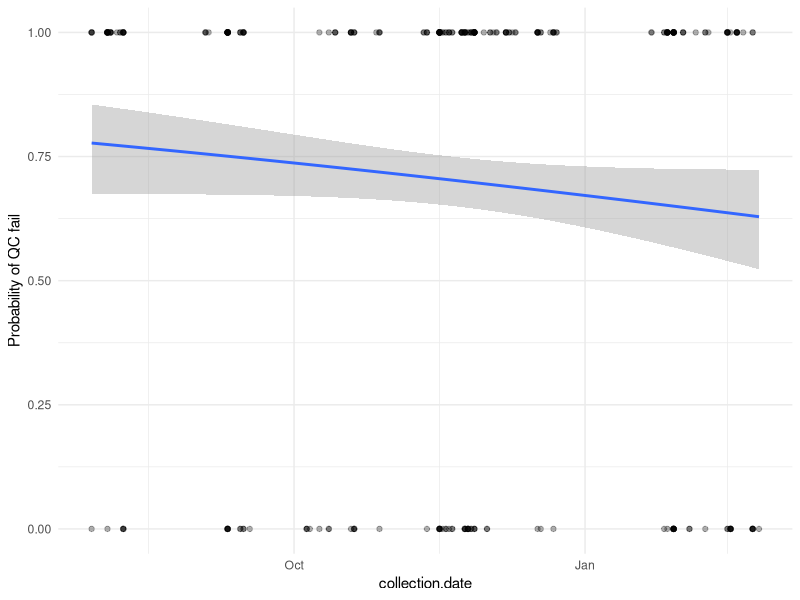

The R script that drew this image: (Note: this script raises an error after producing the figure.)
################################################################################
# GOAL: this script is intended to check for any confounding variables that led
 # to differences in WGS success
################################################################################

#############
### setup ###
#############

# load libraries
library(tidyverse)

# load data
all_sample_metadata_raw <- read.csv("Data_Reanalysis/sample_data/dr.data.cleaned.csv")
successful_sample_metadata <- read.csv("Data_Reanalysis/sample_data/DR_metadata_with_lineage.csv")

# make list of samples that met all qc: 
high_qual_seqs <- successful_sample_metadata %>% pull(samplename)

# add whether or not sample passed qc to larger dataframe
# all_sample_metadata %<>%
all_sample_metadata <- all_sample_metadata_raw %>% 
  mutate(samplename = str_replace(tube.rename, "_", ""),
         pass_seq_qc = ifelse(samplename %in% high_qual_seqs, "y", "n"))

###################################################################
### analysis of sample success vs potential confounding factors ###
###################################################################
# table for statistical test results: 
statistical_tests <- data.frame(var = as.character(), test = as.character(), p = as.numeric())

# variables with chi-squared test
cat_vars <- c("patient.locality", "region", "sample.type", "symptoms", "sex")
for (i in 1:length(cat_vars)){
  
    # make a plot
    assign(paste0("plot_", cat_vars[i]),
      ggplot(all_sample_metadata, aes(x = .data[[cat_vars[i]]], fill = pass_seq_qc)) +
      geom_bar() +
      theme_minimal() +
      theme(axis.text.x = element_text(angle=90, vjust=.5, hjust=1))
    )
  
  qc_table <- table(all_sample_metadata[[ cat_vars[i] ]], all_sample_metadata$pass_seq_qc)
  test <- chisq.test(qc_table)
  statistical_tests <- rbind(statistical_tests, 
                             data.frame(var = cat_vars[i], test = "chi_squared", p = test[["p.value"]]))
  
}

# variables with t test
cont_vars <- c("age_years", "ct")
for (j in 1:length(cont_vars)){
  # make a plot
  assign(paste0("plot_", cont_vars[j]),
         ggplot(all_sample_metadata, aes(y = .data[[cont_vars[j]]], x = pass_seq_qc)) +
           geom_boxplot() +
           theme_minimal()
  )
  
  test <- t.test(
    all_sample_metadata %>% 
      filter(pass_seq_qc == "y") %>% 
      pull(cont_vars[j]),
    all_sample_metadata %>% 
      filter(pass_seq_qc == "n") %>% 
      pull(cont_vars[j]),
    alternative = "two.sided"
  )
  
  statistical_tests <- rbind(statistical_tests, 
                             data.frame(var = cont_vars[j], test = "t.test", p = test[["p.value"]]))
}

# collection.date
all_sample_metadata <- all_sample_metadata %>%
  mutate(
    collection.date = as.Date(collection.date),
    qc_fail = ifelse(pass_seq_qc == "n", 1, 0)  # or == "y" if you prefer
  )

model <- glm(qc_fail ~ collection.date, data = all_sample_metadata, family = binomial)
summary(model)

ggplot(all_sample_metadata, aes(x = collection.date, y = qc_fail)) +
  geom_point(alpha=0.3) +
  geom_smooth(method="glm", method.args=list(family="binomial"), se=TRUE) +
  labs(y = "Probability of QC fail") +
  theme_minimal()

statistical_tests <- rbind(statistical_tests, 
                           data.frame(var = "collection.date", test = "linear_regression", p = summary(model)$coefficients["collection.date", "Pr(>|z|)"]))

# save stuff
write.csv(statistical_tests, "Data_Reanalysis/sample_sequencing_confounders_analysis/statistical_test_results.csv", row.names = F)

# Find all plot objects that start with "plot_"
plots <- ls(pattern = "^plot_")

# Loop to save each
for (p in plots) {
  filename <- paste0("Data_Reanalysis/sample_sequencing_confounders_analysis/", p, ".png")
  png(filename, width = 1600, height = 1200)
  print(get(p))
  dev.off()
}

for (p in plots) {
  ggsave(filename = paste0("Data_Reanalysis/sample_sequencing_confounders_analysis/", p, ".jpg"), plot = get(p), width = 8, height = 6, unit = "in")
}

## TRASH
# # patient.locality
# all_sample_metadata %>% 
#   ggplot(aes(fill = pass_seq_qc, x = patient.locality))+
#   theme_minimal()+
#   geom_bar()+
#   theme(axis.text.x = element_text(angle=90, vjust=.5, hjust=1))
# 
# locality_qc_table <- table(all_sample_metadata$patient.locality, all_sample_metadata$pass_seq_qc)
# locality_test <- chisq.test(locality_qc_table)
# 
# statistical_tests <- rbind(statistical_tests, 
#                            data.frame(var = "patient.locality", test = "chi_squared", p = locality_test[["p.value"]]))
# 
# # region
# all_sample_metadata %>% 
#   ggplot(aes(fill = pass_seq_qc, x = region))+
#   theme_minimal()+
#   geom_bar()+
#   theme(axis.text.x = element_text(angle=90, vjust=.5, hjust=1))
# 
# region_qc_table <- table(all_sample_metadata$region, all_sample_metadata$pass_seq_qc)
# region_test <- chisq.test(region_qc_table)
# 
# statistical_tests <- rbind(statistical_tests, 
#                            data.frame(var = "region", test = "chi_squared", p = region_test[["p.value"]]))
# 
# # sample type
# all_sample_metadata %>% 
#   ggplot(aes(fill = pass_seq_qc, x = sample.type))+
#   theme_minimal()+
#   geom_bar()+
#   theme(axis.text.x = element_text(angle=90, vjust=.5, hjust=1))
# 
# sample.type_qc_table <- table(all_sample_metadata$sample.type, all_sample_metadata$pass_seq_qc)
# sample.type_test <- chisq.test(sample.type_qc_table)
# sample.type_test
# statistical_tests <- rbind(statistical_tests, 
#                            data.frame(var = "sample.type", test = "chi_squared", p = sample.type_test[["p.value"]]))
# 
# # symptom
# all_sample_metadata %>% 
#   ggplot(aes(fill = pass_seq_qc, x = symptoms))+
#   theme_minimal()+
#   geom_bar()+
#   theme(axis.text.x = element_text(angle=90, vjust=.5, hjust=1))
# 
# symptoms_qc_table <- table(all_sample_metadata$symptom, all_sample_metadata$pass_seq_qc)
# symptoms_test <- chisq.test(symptoms_qc_table)
# symptoms_test
# statistical_tests <- rbind(statistical_tests, 
#                            data.frame(var = "symptoms", test = "chi_squared", p = symptoms_test[["p.value"]]))

## CT
# all_sample_metadata %>% 
#   ggplot(aes(x = pass_seq_qc, y = ct))+
#   theme_minimal()+
#   geom_boxplot()
# 
# ct_test <- t.test(
#   all_sample_metadata %>% 
#     filter(pass_seq_qc == "y") %>% 
#     pull(ct),
#   all_sample_metadata %>% 
#     filter(pass_seq_qc == "n") %>% 
#     pull(ct),
#   alternative = "two.sided"
# )
# 
# statistical_tests <- rbind(statistical_tests, 
#                            data.frame(var = "CT", test = "t.test", p = ct_test[["p.value"]]))



